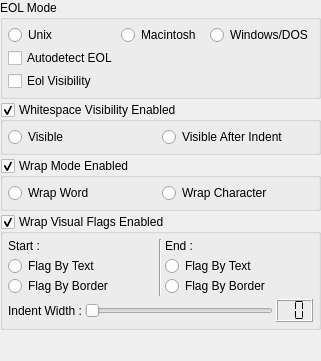
     <widget class="QWidget" name="pEditorVisibility">
      <layout class="QVBoxLayout">
       <property name="spacing">
        <number>3</number>
       </property>
       <property name="margin">
        <number>0</number>
       </property>
       <item>
        <widget class="QGroupBox" name="gbEolMode">
         <property name="title">
          <string>EOL Mode</string>
         </property>
         <layout class="QGridLayout">
          <property name="margin">
           <number>5</number>
          </property>
          <property name="spacing">
           <number>3</number>
          </property>
          <item row="0" column="0">
           <widget class="QRadioButton" name="rbEolUnix">
            <property name="text">
             <string>Unix</string>
            </property>
           </widget>
          </item>
          <item row="0" column="1">
           <widget class="QRadioButton" name="rbEolMac">
            <property name="text">
             <string>Macintosh</string>
            </property>
           </widget>
          </item>
          <item row="0" column="2">
           <widget class="QRadioButton" name="rbEolWindows">
            <property name="text">
             <string>Windows/DOS</string>
            </property>
           </widget>
          </item>
          <item row="1" column="0">
           <widget class="QCheckBox" name="cbAutoDetectEol">
            <property name="text">
             <string>Autodetect EOL</string>
            </property>
           </widget>
          </item>
          <item row="2" column="0">
           <widget class="QCheckBox" name="cbEolVisibility">
            <property name="text">
             <string>Eol Visibility</string>
            </property>
           </widget>
          </item>
         </layout>
        </widget>
       </item>
       <item>
        <widget class="QGroupBox" name="gbWhitespaceVisibilityEnabled">
         <property name="title">
          <string>Whitespace Visibility Enabled</string>
         </property>
         <property name="checkable">
          <bool>true</bool>
         </property>
         <layout class="QHBoxLayout">
          <property name="spacing">
           <number>3</number>
          </property>
          <property name="margin">
           <number>5</number>
          </property>
          <item>
           <widget class="QRadioButton" name="rbWsVisible">
            <property name="text">
             <string>Visible</string>
            </property>
           </widget>
          </item>
          <item>
           <widget class="QRadioButton" name="rbWsVisibleAfterIndent">
            <property name="text">
             <string>Visible After Indent</string>
            </property>
           </widget>
          </item>
         </layout>
        </widget>
       </item>
       <item>
        <widget class="QGroupBox" name="gbWrapModeEnabled">
         <property name="title">
          <string>Wrap Mode Enabled</string>
         </property>
         <property name="checkable">
          <bool>true</bool>
         </property>
         <layout class="QHBoxLayout">
          <property name="spacing">
           <number>3</number>
          </property>
          <property name="margin">
           <number>5</number>
          </property>
          <item>
           <widget class="QRadioButton" name="rbWrapWord">
            <property name="text">
             <string>Wrap Word</string>
            </property>
           </widget>
          </item>
          <item>
           <widget class="QRadioButton" name="rbWrapCharacter">
            <property name="text">
             <string>Wrap Character</string>
            </property>
           </widget>
          </item>
         </layout>
        </widget>
       </item>
       <item>
        <widget class="QGroupBox" name="gbWrapVisualFlagsEnabled">
         <property name="title">
          <string>Wrap Visual Flags Enabled</string>
         </property>
         <property name="checkable">
          <bool>true</bool>
         </property>
         <layout class="QGridLayout">
          <property name="margin">
           <number>5</number>
          </property>
          <property name="spacing">
           <number>3</number>
          </property>
          <item row="2" column="0" colspan="3">
           <layout class="QHBoxLayout">
            <property name="spacing">
             <number>3</number>
            </property>
            <item>
             <widget class="QLabel" name="lWrappedLineIndentWidth">
              <property name="text">
               <string>Indent Width :</string>
              </property>
             </widget>
            </item>
            <item>
             <widget class="QSlider" name="sWrappedLineIndentWidth">
              <property name="sizePolicy">
               <sizepolicy hsizetype="Expanding" vsizetype="Fixed">
                <horstretch>0</horstretch>
                <verstretch>0</verstretch>
               </sizepolicy>
              </property>
              <property name="orientation">
               <enum>Qt::Horizontal</enum>
              </property>
             </widget>
            </item>
            <item>
             <widget class="QLCDNumber" name="lnWrappedLineIndentWidth">
              <property name="sizePolicy">
               <sizepolicy hsizetype="Fixed" vsizetype="Fixed">
                <horstretch>0</horstretch>
                <verstretch>0</verstretch>
               </sizepolicy>
              </property>
              <property name="numDigits">
               <number>2</number>
              </property>
              <property name="segmentStyle">
               <enum>QLCDNumber::Flat</enum>
              </property>
             </widget>
            </item>
           </layout>
          </item>
          <item row="0" column="1" rowspan="2">
           <widget class="Line" name="lWrapVisualFlags">
            <property name="orientation">
             <enum>Qt::Vertical</enum>
            </property>
           </widget>
          </item>
          <item row="1" column="2">
           <widget class="QWidget" name="wEndWrapVisualFlags" native="true">
            <layout class="QVBoxLayout">
             <property name="spacing">
              <number>0</number>
             </property>
             <property name="margin">
              <number>0</number>
             </property>
             <item>
              <widget class="QRadioButton" name="rbEndWrapFlagByText">
               <property name="text">
                <string>Flag By Text</string>
               </property>
              </widget>
             </item>
             <item>
              <widget class="QRadioButton" name="rbEndWrapFlagByBorder">
               <property name="text">
                <string>Flag By Border</string>
               </property>
              </widget>
             </item>
            </layout>
           </widget>
          </item>
          <item row="1" column="0">
           <widget class="QWidget" name="wStartWrapVisualFlags" native="true">
            <layout class="QVBoxLayout">
             <property name="spacing">
              <number>0</number>
             </property>
             <property name="margin">
              <number>0</number>
             </property>
             <item>
              <widget class="QRadioButton" name="rbStartWrapFlagByText">
               <property name="text">
                <string>Flag By Text</string>
               </property>
              </widget>
             </item>
             <item>
              <widget class="QRadioButton" name="rbStartWrapFlagByBorder">
               <property name="text">
                <string>Flag By Border</string>
               </property>
              </widget>
             </item>
            </layout>
           </widget>
          </item>
          <item row="0" column="0">
           <widget class="QLabel" name="lStartWrapVisualFlags">
            <property name="text">
             <string>Start :</string>
            </property>
           </widget>
          </item>
          <item row="0" column="2">
           <widget class="QLabel" name="lEndWrapVisualFlags">
            <property name="text">
             <string>End :</string>
            </property>
           </widget>
          </item>
         </layout>
        </widget>
       </item>
       <item>
        <spacer>
         <property name="orientation">
          <enum>Qt::Vertical</enum>
         </property>
         <property name="sizeHint" stdset="0">
          <size>
           <width>321</width>
           <height>31</height>
          </size>
         </property>
        </spacer>
       </item>
      </layout>
     </widget>
